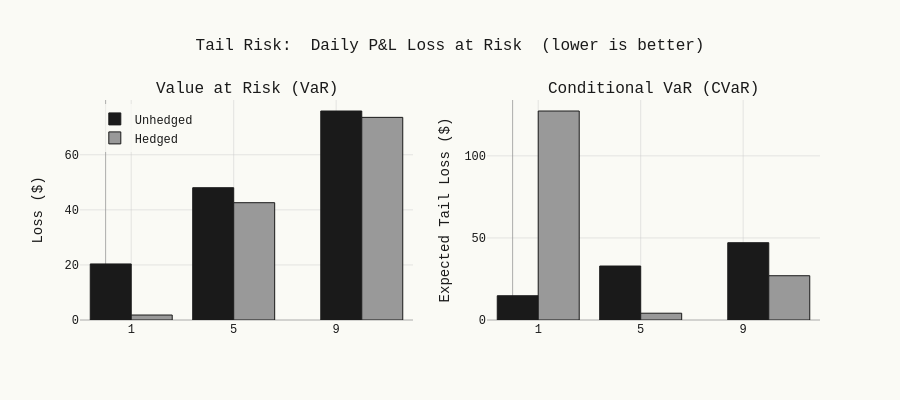

The code cell stored with this chart in its notebook:
### Code cell
# ── 3. Tail Risk: VaR and CVaR ─────────────────────────────────
percentiles = [0.01, 0.05, 0.10]

print("Tail Risk Comparison (Daily P&L)")
print("=" * 65)
print(f"{'Metric':<20} {'Unhedged':>14} {'Hedged':>14} {'Improvement':>14}")
print("-" * 65)

var_data = []
for p in percentiles:
    var_un = pnl_aligned.quantile(p)
    var_hd = pnl_hedged.quantile(p)
    cvar_un = pnl_aligned[pnl_aligned <= var_un].mean()
    cvar_hd = pnl_hedged[pnl_hedged <= var_hd].mean()
    
    var_impr = (var_hd - var_un) / abs(var_un) * 100
    cvar_impr = (cvar_hd - cvar_un) / abs(cvar_un) * 100
    
    pct_label = f"{int(p*100)}%"
    print(f"VaR {pct_label:<15} ${var_un:>11,.0f}   ${var_hd:>11,.0f}   {var_impr:>+10.1f}%")
    print(f"CVaR {pct_label:<14} ${cvar_un:>11,.0f}   ${cvar_hd:>11,.0f}   {cvar_impr:>+10.1f}%")
    var_data.append({"pct": pct_label, "var_un": var_un, "var_hd": var_hd,
                     "cvar_un": cvar_un, "cvar_hd": cvar_hd})
    print()

# ── VaR/CVaR chart ─────────────────────────────────────────────
fig = make_subplots(rows=1, cols=2, subplot_titles=("Value at Risk (VaR)", "Conditional VaR (CVaR)"))

pct_labels = [d["pct"] for d in var_data]

fig.add_trace(go.Bar(
    x=pct_labels, y=[abs(d["var_un"]) for d in var_data], name="Unhedged",
    marker=dict(color="#1a1a1a", line=dict(color="#1a1a1a", width=1))
), row=1, col=1)
fig.add_trace(go.Bar(
    x=pct_labels, y=[abs(d["var_hd"]) for d in var_data], name="Hedged",
    marker=dict(color="#999999", line=dict(color="#1a1a1a", width=1))
), row=1, col=1)

fig.add_trace(go.Bar(
    x=pct_labels, y=[abs(d["cvar_un"]) for d in var_data], name="Unhedged",
    marker=dict(color="#1a1a1a", line=dict(color="#1a1a1a", width=1)), showlegend=False
), row=1, col=2)
fig.add_trace(go.Bar(
    x=pct_labels, y=[abs(d["cvar_hd"]) for d in var_data], name="Hedged",
    marker=dict(color="#999999", line=dict(color="#1a1a1a", width=1)), showlegend=False
), row=1, col=2)

fig.update_layout(
    title="Tail Risk:  Daily P&L Loss at Risk  (lower is better)",
    height=400, barmode="group",
    legend=dict(x=0.02, y=0.98, bgcolor="rgba(250,250,245,0.8)")
)
fig.update_yaxes(title_text="Loss ($)", row=1, col=1)
fig.update_yaxes(title_text="Expected Tail Loss ($)", row=1, col=2)
fig.show()

### Figure 1 — Plotly figure (JSON) as saved in the notebook; plotly's stock layout.template omitted (floating-point values rounded to 4 significant figures)
{"data": [{"marker": {"color": "#1a1a1a", "line": {"color": "#1a1a1a", "width": 1}}, "name": "Unhedged", "type": "bar", "x": ["1%", "5%", "10%"], "xaxis": "x", "y": [20.36, 48.04, 75.9], "yaxis": "y"}, {"marker": {"color": "#999999", "line": {"color": "#1a1a1a", "width": 1}}, "name": "Hedged", "type": "bar", "x": ["1%", "5%", "10%"], "xaxis": "x", "y": [1.805, 42.6, 73.58], "yaxis": "y"}, {"marker": {"color": "#1a1a1a", "line": {"color": "#1a1a1a", "width": 1}}, "name": "Unhedged", "showlegend": false, "type": "bar", "x": ["1%", "5%", "10%"], "xaxis": "x2", "y": [14.78, 32.88, 47.08], "yaxis": "y2"}, {"marker": {"color": "#999999", "line": {"color": "#1a1a1a", "width": 1}}, "name": "Hedged", "showlegend": false, "type": "bar", "x": ["1%", "5%", "10%"], "xaxis": "x2", "y": [127.3, 4.134, 26.97], "yaxis": "y2"}], "layout": {"annotations": [{"font": {"size": 16}, "showarrow": false, "text": "Value at Risk (VaR)", "x": 0.225, "xanchor": "center", "xref": "paper", "y": 1.0, "yanchor": "bottom", "yref": "paper"}, {"font": {"size": 16}, "showarrow": false, "text": "Conditional VaR (CVaR)", "x": 0.775, "xanchor": "center", "xref": "paper", "y": 1.0, "yanchor": "bottom", "yref": "paper"}], "barmode": "group", "height": 400, "legend": {"bgcolor": "rgba(250,250,245,0.8)", "x": 0.02, "y": 0.98}, "title": {"text": "Tail Risk:  Daily P&L Loss at Risk  (lower is better)"}, "xaxis": {"anchor": "y", "domain": [0.0, 0.45]}, "xaxis2": {"anchor": "y2", "domain": [0.55, 1.0]}, "yaxis": {"anchor": "x", "domain": [0.0, 1.0], "title": {"text": "Loss ($)"}}, "yaxis2": {"anchor": "x2", "domain": [0.0, 1.0], "title": {"text": "Expected Tail Loss ($)"}}}}
